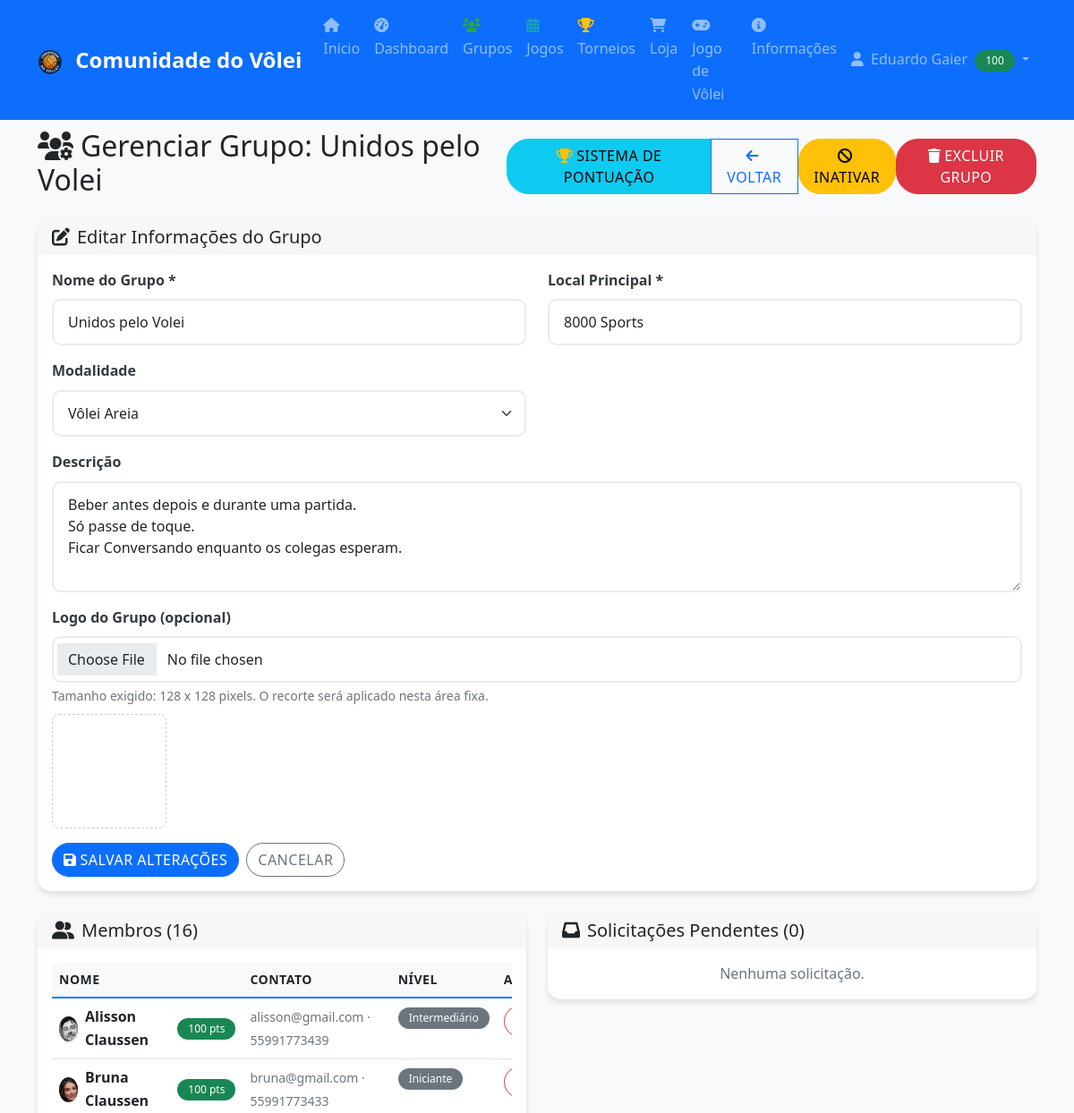
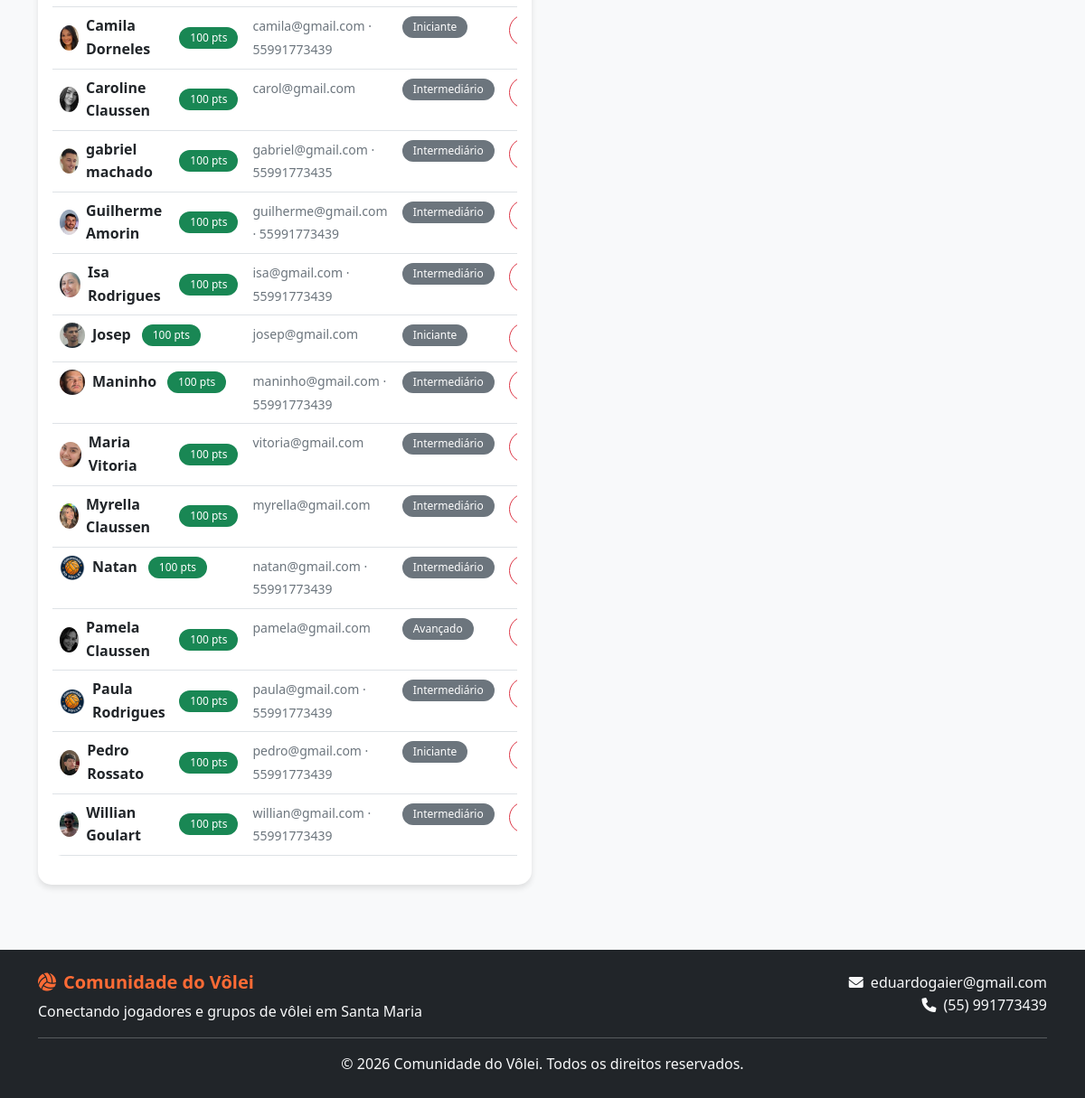
The page /grupos/admin/grupo.php?id=15 (signed in) on the database its author committed (2 pictures, top to bottom).
### tables this page shows
CREATE TABLE `usuarios` (
  `id` int(11) NOT NULL,
  `nome` varchar(100) NOT NULL,
  `usuario` varchar(50) NOT NULL,
  `cpf` varchar(14) DEFAULT NULL,
  `telefone` varchar(15) DEFAULT NULL,
  `email` varchar(100) NOT NULL,
  `senha` varchar(255) NOT NULL,
  `nivel` enum('Iniciante','Intermediário','Avançado','Profissional') NOT NULL,
  `genero` enum('Masculino','Feminino') NOT NULL DEFAULT 'Masculino',
  `disponibilidade` text DEFAULT NULL,
  `data_aniversario` date DEFAULT NULL,
  `reputacao` int(11) DEFAULT 0,
  `foto_perfil` varchar(255) DEFAULT NULL,
  `data_cadastro` timestamp NOT NULL DEFAULT current_timestamp(),
  `ativo` tinyint(1) DEFAULT 1,
  `is_premium` tinyint(1) DEFAULT 0,
  `premium_ativado_em` timestamp NULL DEFAULT NULL,
  `premium_expira_em` timestamp NULL DEFAULT NULL,
  `ultimo_pagamento` timestamp NULL DEFAULT NULL,
  `is_admin` tinyint(1) DEFAULT 0
);

CREATE TABLE `grupos` (
  `id` int(11) NOT NULL,
  `nome` varchar(100) NOT NULL,
  `logo_id` int(11) DEFAULT NULL,
  `descricao` text DEFAULT NULL,
  `nivel` enum('Iniciante','Amador','Avançado','Profissional') DEFAULT NULL,
  `administrador_id` int(11) NOT NULL,
  `local_principal` varchar(200) DEFAULT NULL,
  `contato` text DEFAULT NULL,
  `ativo` tinyint(1) DEFAULT 1,
  `data_criacao` timestamp NOT NULL DEFAULT current_timestamp(),
  `modalidade` enum('Vôlei','Vôlei Quadra','Vôlei Areia','Beach Tênis') DEFAULT NULL
);

CREATE TABLE `grupo_membros` (
  `id` int(11) NOT NULL,
  `grupo_id` int(11) NOT NULL,
  `usuario_id` int(11) NOT NULL,
  `data_entrada` timestamp NOT NULL DEFAULT current_timestamp(),
  `ativo` tinyint(1) DEFAULT 1
);

### grupos/admin/grupo.php (the view, shortened to what the rows shown need)
<?php
require_once '../../includes/db_connect.php';
$grupo_id = isset($_GET['id']) ? (int)$_GET['id'] : 0;
$sql = "SELECT g.*, u.nome AS admin_nome FROM grupos g LEFT JOIN usuarios u ON u.id=g.administrador_id WHERE g.id=?";
$stmt = executeQuery($pdo, $sql, [$grupo_id]);
$grupo = $stmt ? $stmt->fetch() : false;
$sou_admin_grupo = ($grupo['administrador_id'] ?? 0) == ($_SESSION['user_id'] ?? 0);
$sql = "SELECT u.id, u.nome, u.email, u.telefone, u.nivel, COALESCE(u.reputacao,0) AS reputacao, u.foto_perfil, gm.data_entrada
        FROM grupo_membros gm JOIN usuarios u ON u.id = gm.usuario_id
        WHERE gm.grupo_id = ? AND gm.ativo = 1 ORDER BY u.nome";
$stmt = executeQuery($pdo, $sql, [$grupo_id]);
$membros = $stmt ? $stmt->fetchAll() : [];
$membrosExibir = $membros;
if ($sou_admin_grupo) {
    $adminIdGrupo = (int)($grupo['administrador_id'] ?? 0);
    $membrosExibir = array_values(array_filter($membros, function($m) use ($adminIdGrupo) {
        return (int)($m['id'] ?? 0) !== $adminIdGrupo;
    }));
}
usort($membrosExibir, function($a, $b) {
    return strcasecmp($a['nome'], $b['nome']);
});
include '../../includes/header.php';
?>
<div class="row mb-3">
    <div class="col-12 d-flex justify-content-between align-items-center">
        <h2>
            <i class="fas fa-users-cog me-2"></i>Gerenciar Grupo: <?php echo htmlspecialchars($grupo['nome']); ?>
        </h2>
        <div class="btn-group">
            <a href="sistema_pontuacao.php?grupo_id=<?php echo $grupo_id; ?>" class="btn btn-info">
            </a>
            <a href="../grupos.php" class="btn btn-outline-primary"><i class="fas fa-arrow-left me-1"></i>Voltar</a>
            <form method="POST" onsubmit="return confirm('Marcar este grupo como inativo?');">
            </form>
            <form method="POST" onsubmit="return confirm('Tem certeza que deseja excluir este grupo?');">
            </form>
        </div>
    </div>
</div>
<div class="row">
    <div class="col-12 mb-4">
        <div class="card">
            <div class="card-body">
                <form method="POST" id="formEditarGrupo">
                    <div class="row">
                        <div class="col-md-6 mb-3">
                            <label for="nome" class="form-label">Nome do Grupo *</label>
                            <input type="text" class="form-control" id="nome" name="nome" value="<?php echo htmlspecialchars($grupo['nome']); ?>" required>
                        </div>
                        <div class="col-md-6 mb-3">
                            <label for="local_principal" class="form-label">Local Principal *</label>
                            <input type="text" class="form-control" id="local_principal" name="local_principal" value="<?php echo htmlspecialchars($grupo['local_principal']); ?>" required>
                        </div>
                    </div>
                    <div class="row">
                        <div class="col-md-6 mb-3">
                            <label for="modalidade" class="form-label">Modalidade</label>
                            <select class="form-select" id="modalidade" name="modalidade">
                                <?php $modAtual = $grupo['modalidade'] ?? ''; ?>
                                <option value="Vôlei Areia" <?php echo $modAtual === 'Vôlei Areia' ? 'selected' : ''; ?>>Vôlei Areia</option>
                            </select>
                        </div>
                    </div>
                    <div class="mb-3">
                        <label for="descricao" class="form-label">Descrição</label>
                        <textarea class="form-control" id="descricao" name="descricao" rows="4" placeholder="Regras, horários, observações..."><?php echo htmlspecialchars($grupo['descricao'] ?? ''); ?></textarea>
                    </div>
                </form>
            </div>
        </div>
    </div>
    <div class="col-md-6 mb-4">
        <div class="card">
            <div class="card-body">
                <?php if (empty($membrosExibir)): ?>
                    <div class="text-center text-muted">Nenhum membro.</div>
                <?php else: ?>
                    <div class="table-responsive">
                        <table class="table table-hover">
                            <thead>
                                <tr>
                                    <th>Nome</th>
                                    <th>Contato</th>
                                    <th>Nível</th>
                                    <th>Ações</th>
                                </tr>
                            </thead>
                            <tbody>
                                <?php foreach ($membrosExibir as $m): ?>
                                    <tr>
                                        <td>
                                            <div class="d-flex align-items-center gap-2">
                                                <?php
                                                if (!empty($m['foto_perfil'])) {
                                                    if (strpos($m['foto_perfil'], 'http') === 0 || strpos($m['foto_perfil'], '/') === 0) {
                                                        $avatar = $m['foto_perfil'];
                                                    } elseif (strpos($m['foto_perfil'], '../../assets/') === 0 || strpos($m['foto_perfil'], '../assets/') === 0 || strpos($m['foto_perfil'], 'assets/') === 0) {
                                                        if (strpos($m['foto_perfil'], '../../') !== 0) {
                                                            if (strpos($m['foto_perfil'], '../') === 0) {
                                                                $avatar = '../' . ltrim($m['foto_perfil'], '/');
                                                            } else {
                                                                $avatar = '../../' . ltrim($m['foto_perfil'], '/');
                                                            }
                                                        } else {
                                                            $avatar = $m['foto_perfil'];
                                                        }
                                                    } else {
                                                        $avatar = '../../assets/arquivos/' . ltrim($m['foto_perfil'], '/');
                                                    }
                                                } else {
                                                    $avatar = '../../assets/arquivos/logo.png';
                                                }
                                                $rep = (int)($m['reputacao'] ?? 0);
                                                $repBadgeClass = 'bg-danger';
                                                $repStyle = '';
                                                if ($rep > 75) {
                                                    $repBadgeClass = 'bg-success';
                                                } elseif ($rep > 50) {
                                                    $repBadgeClass = 'bg-warning text-dark';
                                                } elseif ($rep > 25) {
                                                    $repBadgeClass = 'text-dark';
                                                    $repStyle = 'background-color:#fd7e14;';
                                                }
                                                ?>
                                                <img src="<?php echo htmlspecialchars($avatar); ?>" class="rounded-circle" width="28" height="28" style="object-fit:cover;" alt="Avatar">
                                                <strong><?php echo htmlspecialchars($m['nome']); ?></strong>
                                                <span class="badge ms-1 <?php echo $repBadgeClass; ?>" style="<?php echo $repStyle; ?>"><?php echo (int)$m['reputacao']; ?> pts</span>
                                            </div>
                                        </td>
                                        <td><small class="text-muted"><?php echo htmlspecialchars($m['email']); ?><?php echo $m['telefone'] ? ' · '.htmlspecialchars($m['telefone']) : ''; ?></small></td>
                                        <td><span class="badge bg-secondary"><?php echo htmlspecialchars($m['nivel']); ?></span></td>
                                        <td>
                                            <form method="POST" onsubmit="return confirm('Remover este membro?');" style="display:inline-block;">
                                                <button type="submit" class="btn btn-sm btn-outline-danger"><i class="fas fa-user-times"></i></button>
                                            </form>
                                        </td>
                                    </tr>
                                <?php endforeach; ?>
                            </tbody>
                        </table>
                    </div>
                <?php endif; ?>
            </div>
        </div>
    </div>
</div>
<?php include '../../includes/footer.php'; ?>
<link href="https://cdnjs.cloudflare.com/ajax/libs/cropperjs/1.5.13/cropper.min.css" rel="stylesheet">

### includes/header.php (shortened to what the rows shown need)
<!DOCTYPE html>
<html lang="pt-BR">
<head>
    <link href="https://cdn.jsdelivr.net/npm/bootstrap@5.1.3/dist/css/bootstrap.min.css" rel="stylesheet">
    <link href="https://cdnjs.cloudflare.com/ajax/libs/font-awesome/6.0.0/css/all.min.css" rel="stylesheet">
    <?php
    $script_path = $_SERVER['SCRIPT_NAME'];
    $script_dir = dirname($script_path);
    $dir_clean = trim($script_dir, '/\\');
    $depth = 0;
    if (!empty($dir_clean)) {
        $separadores = substr_count($dir_clean, '/') + substr_count($dir_clean, '\\');
        $depth = $separadores + 1;
    }
    $css_path = $depth > 0 ? str_repeat('../', $depth) . 'assets/css/style.css' : 'assets/css/style.css';
    ?>
    <link href="<?php echo htmlspecialchars($css_path); ?>" rel="stylesheet">
</head>
<body>
    <nav class="navbar navbar-expand-lg navbar-dark bg-primary fixed-top">
        <div class="container">
            <div class="collapse navbar-collapse" id="navbarNav">
                <ul class="navbar-nav">
                    <?php if (isLoggedIn()): ?>
                        <?php
                        $pdo_disponivel = isset($pdo) && $pdo instanceof PDO;
                        $user_id_session = isset($_SESSION['user_id']) ? (int)$_SESSION['user_id'] : 0;
                        $usuario = false;
                        if ($user_id_session > 0 && $pdo_disponivel) {
                            $usuario = getUserById($pdo, $user_id_session);
                        }
                        ?>
                        <li class="nav-item dropdown">
                            <a class="nav-link dropdown-toggle" href="#" id="navbarDropdown" role="button" data-bs-toggle="dropdown">
                                <i class="fas fa-user me-1"></i>
                                <?php echo htmlspecialchars($usuario['nome'] ?? 'Usuário'); ?>
                                <?php
                                    $repHeader = (int)($usuario['reputacao'] ?? 0);
                                    $repHeaderClass = 'bg-danger';
                                    $repHeaderStyle = '';
                                    if ($repHeader > 75) { $repHeaderClass = 'bg-success'; }
                                    elseif ($repHeader > 50) { $repHeaderClass = 'bg-warning text-dark'; }
                                    elseif ($repHeader > 25) { $repHeaderClass = 'text-dark'; $repHeaderStyle = 'background-color:#fd7e14;'; }
                                ?>
                                <span class="badge ms-1 <?php echo $repHeaderClass; ?>" style="<?php echo $repHeaderStyle; ?>"><?php echo $repHeader; ?></span>
                            </a>
                        </li>
                    <?php endif; ?>
                </ul>
            </div>
        </div>
    </nav>
    <main class="main-content">
        <div class="container mt-5 pt-5">

### rows shown on the page
usuarios: nome "Eduardo Gaier", reputacao "100"
grupos: nome "Unidos pelo Volei", local_principal "8000 Sports", modalidade "Vôlei Areia", descricao "Beber antes depois e durante uma partida. Só passe de toque. Ficar Conversando enquanto os colegas esperam."
grupo_membros: usuario.foto_perfil (picture), usuario.nome "Alisson Claussen", reputacao "100", usuario.email "alisson@gmail.com", usuario.telefone "55991773439", usuario.nivel "Intermediário"
grupo_membros: usuario.foto_perfil (picture), usuario.nome "Bruna Claussen", reputacao "100", usuario.email "bruna@gmail.com", usuario.telefone "55991773433", usuario.nivel "Iniciante"
grupo_membros: usuario.foto_perfil (picture), usuario.nome "Camila Dorneles", reputacao "100", usuario.email "camila@gmail.com", usuario.telefone "55991773439", usuario.nivel "Iniciante"
grupo_membros: usuario.foto_perfil (picture), usuario.nome "Caroline Claussen", reputacao "100", usuario.email "carol@gmail.com", usuario.nivel "Intermediário"
grupo_membros: usuario.foto_perfil (picture), usuario.nome "gabriel machado", reputacao "100", usuario.email "gabriel@gmail.com", usuario.telefone "55991773435", usuario.nivel "Intermediário"
grupo_membros: usuario.foto_perfil (picture), usuario.nome "Guilherme Amorin", reputacao "100", usuario.email "guilherme@gmail.com", usuario.telefone "55991773439", usuario.nivel "Intermediário"
grupo_membros: usuario.foto_perfil (picture), usuario.nome "Isa Rodrigues", reputacao "100", usuario.email "isa@gmail.com", usuario.telefone "55991773439", usuario.nivel "Intermediário"
grupo_membros: usuario.foto_perfil (picture), usuario.nome "Josep", reputacao "100", usuario.email "josep@gmail.com", usuario.nivel "Iniciante"
grupo_membros: usuario.foto_perfil (picture), usuario.nome "Maninho", reputacao "100", usuario.email "maninho@gmail.com", usuario.telefone "55991773439", usuario.nivel "Intermediário"
grupo_membros: usuario.foto_perfil (picture), usuario.nome "Maria Vitoria", reputacao "100", usuario.email "vitoria@gmail.com", usuario.nivel "Intermediário"
grupo_membros: usuario.foto_perfil (picture), usuario.nome "Myrella Claussen", reputacao "100", usuario.email "myrella@gmail.com", usuario.nivel "Intermediário"
grupo_membros: usuario.nome "Natan", reputacao "100", usuario.email "natan@gmail.com", usuario.telefone "55991773439", usuario.nivel "Intermediário"
grupo_membros: usuario.foto_perfil (picture), usuario.nome "Pamela Claussen", reputacao "100", usuario.email "pamela@gmail.com", usuario.nivel "Avançado"
grupo_membros: usuario.nome "Paula Rodrigues", reputacao "100", usuario.email "paula@gmail.com", usuario.telefone "55991773439", usuario.nivel "Intermediário"
grupo_membros: usuario.foto_perfil (picture), usuario.nome "Pedro Rossato", reputacao "100", usuario.email "pedro@gmail.com", usuario.telefone "55991773439", usuario.nivel "Iniciante"
grupo_membros: usuario.foto_perfil (picture), usuario.nome "Willian Goulart", reputacao "100", usuario.email "willian@gmail.com", usuario.telefone "55991773439", usuario.nivel "Intermediário"

### other values the page prints
$totalMembrosExibir "16"
count($solicitacoes) "0"
